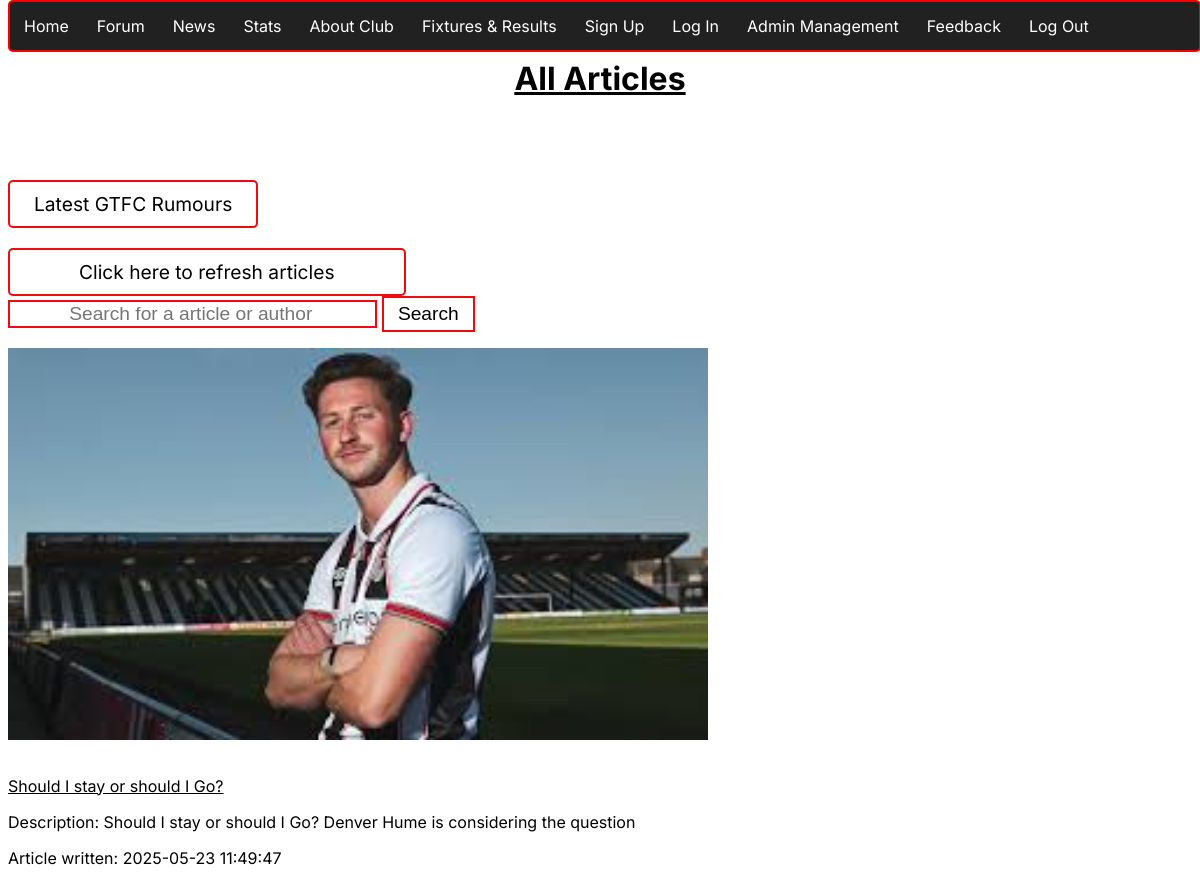
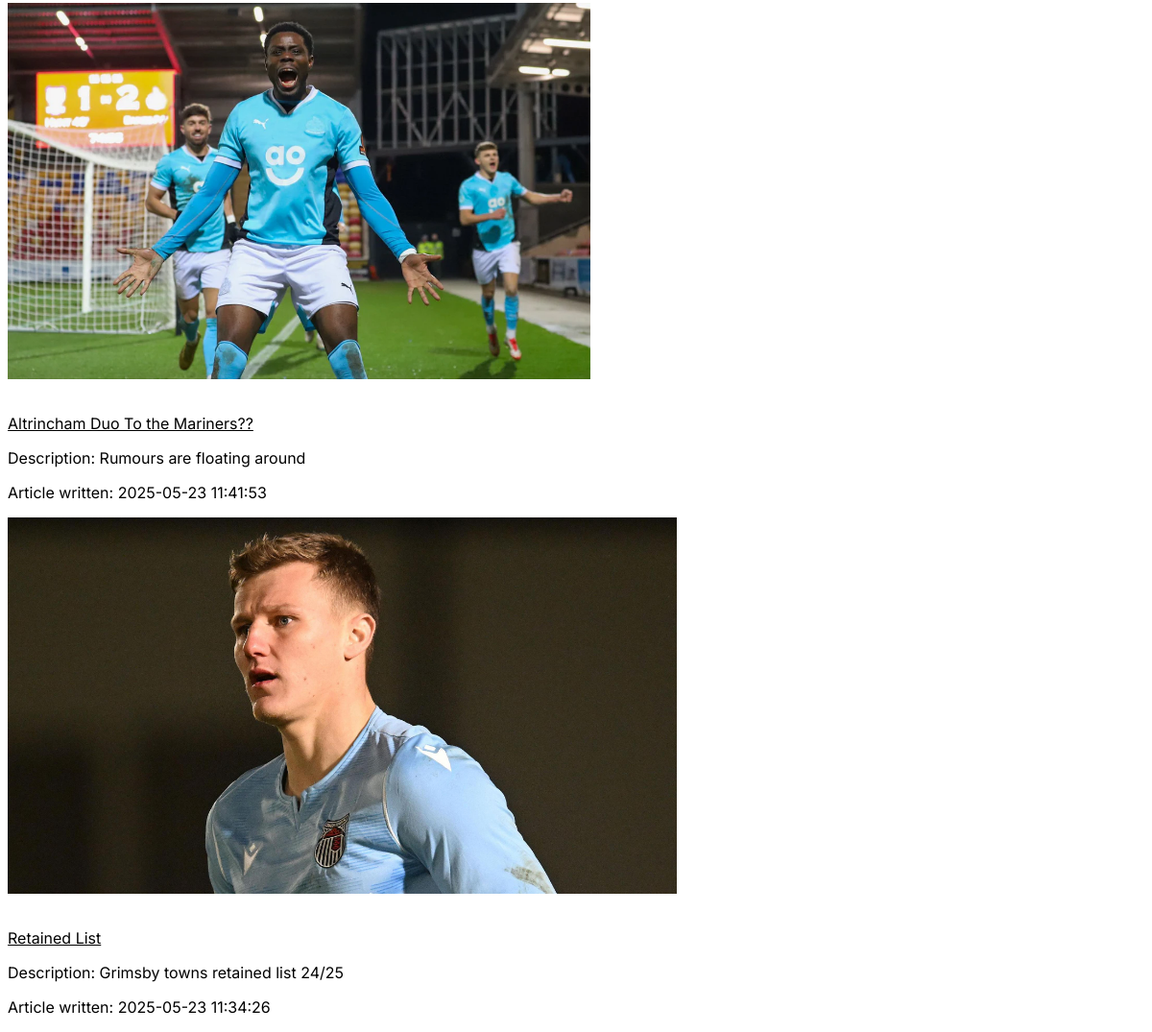
The app's page /list_news.php with its own data (2 pictures, top to bottom).
### tables this page shows
CREATE TABLE `news` (
  `id` int(11) NOT NULL,
  `title` text NOT NULL,
  `description` text NOT NULL,
  `picture` blob NOT NULL,
  `content` text NOT NULL,
  `username` text NOT NULL,
  `time_created` timestamp NOT NULL DEFAULT current_timestamp() ON UPDATE current_timestamp(),
  `comments` text NOT NULL
);

### list_news.php (the view, shortened to what this page needs)
<?php
include 'nav.php';
$news = [];
if (empty($news)) {
    $stmt = $conn->prepare("SELECT * FROM news ORDER BY time_created DESC");
    $stmt->execute();
    $result = $stmt->get_result();
    while ($row = $result->fetch_assoc()) {
        $news[] = $row;
    }
}
?>
<!DOCTYPE html>
<html lang="en">
<head>
    <link rel="stylesheet" href="list_news.css">
    <link rel="stylesheet" href="main.css">
</head>
<body>
<h1 class="title"><u>All Articles</u></h1>
<br>
<br> <br>
<a class="rumoursbtn" href="latest_rumours.php">Latest GTFC Rumours</a> <br>
<br>
    <div class="refresh">
        <a> <a href="list_news.php"> Click here to refresh articles</a></a>
    </div>
    <div class="search-button">
        <form method='POST'>
            <input type="text" placeholder="Search for a article or author" name="search">
            <button name="submit">Search</button>
        </form>
    </div>
    <div class="posts-container">
        <?php
        if (!empty($news)) {
            foreach ($news as $row) {
                echo '<section class="newsCard">';
                  if (!empty($row['picture'])) {
                    echo '<img src="' . htmlspecialchars($row['picture']) . '" alt="Article image" class="listnews-article-image">' . '<br>';
                }
                echo '<p><a href="retrieve_news.php?id=' . htmlspecialchars($row['id']) . '">' . '<br>',  htmlspecialchars($row['title']) . '</a></p>';
                echo '<p>Description: ' . htmlspecialchars($row['description']) . '</p>';
                echo '<p>Article written: ' . htmlspecialchars($row['time_created']) . '</p>';
                echo '</section>';
            }
        } else {
            echo "<p>No articles found.</p>";
        }
        ?>
    </div>
</body>
</html>

### list_news.css (style rules this page uses)
a { color: black; }
img { width: auto; height: 50%; }
.refresh { text-align: center; border: 2px solid #EE0A0E; padding: 10px 69px; border-radius: 5px; cursor: pointer; background-color: white; text-decoration: none; display: inline-block; font-size: 120%; transition-duration: 0.4s; }
.refresh a { color: black; text-decoration: none; }
.search-button input { padding-left: 5%; padding-right: 5%; font-size: larger; border: 2px solid #EE0A0E; }
.search-button button { text-align: center; padding: 5px 14px; border: 2px solid #EE0A0E; cursor: pointer; background-color: white; text-decoration: none; display: inline-block; font-size: 120%; transition-duration: 0.4s; }
.rumoursbtn { text-align: right; border: 2px solid #EE0A0E; padding: 10px 24px; border-radius: 5px; cursor: pointer; background-color: white; text-decoration: none; color: black; display: inline-block; font-size: 120%; transition-duration: 0.4s; }

### main.css (style rules this page uses)
body { font-family: "Inter", sans-serif; font-optical-sizing: auto; font-weight: weight; font-style: normal; color: black; }
.title { margin-top: 5%; text-align: center; }
a { color: black; }

### records on screen
news: picture (picture), title "Should I stay or should I Go?", description "Should I stay or should I Go? Denver Hume is considering the question", time_created "2025-05-23 11:49:47"
news: picture (picture), title "Altrincham Duo To the Mariners??", description "Rumours are floating around", time_created "2025-05-23 11:41:53"
news: picture (picture), title "Retained List", description "Grimsby towns retained list 24/25", time_created "2025-05-23 11:34:26"
